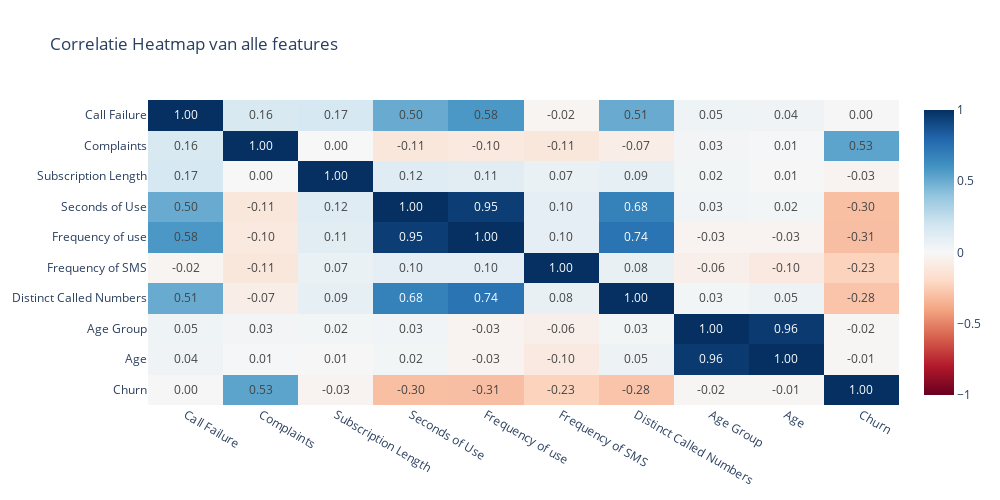
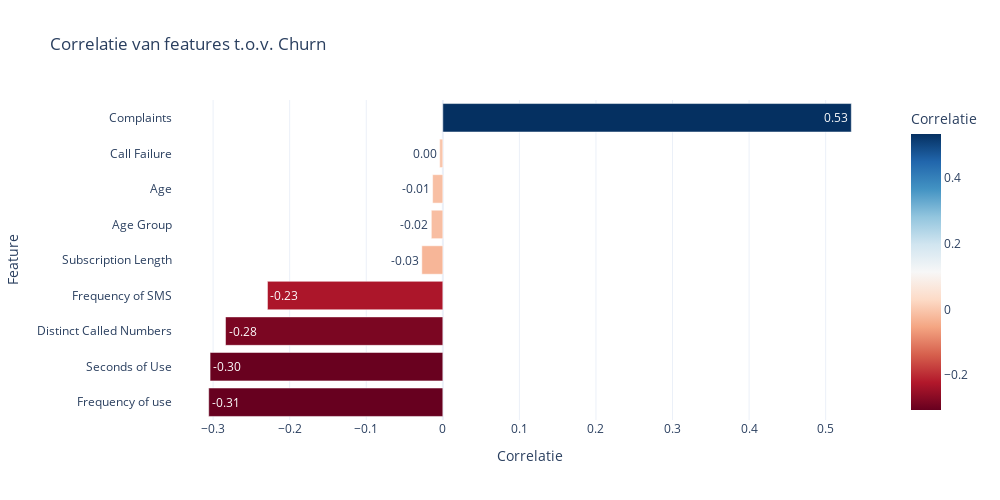

Notebook cell for these charts, in order:
### Markdown cell above
---
### Visualisaties

### Code cell
#Correlatiematrix en correlatie van de variabelen t.o.v. Churn

import plotly.express as px
import plotly.graph_objects as go

numeric_cols = df.select_dtypes(include='number').columns

# Volledige correlatiematrix
corr_matrix = df[numeric_cols].corr()

# Correlatie met Churn
churn_corr = corr_matrix['Churn'].drop('Churn').sort_values()

feature_desc = {
    "Call Failure": "Aantal mislukte belpogingen",
    "Complaints": "Heeft klant een klacht ingediend? (0=nee, 1=ja)",
    "Subscription Length": "Aantal maanden dat klant een abonnement heeft",
    "Seconds of Use": "Totale beltijd in seconden",
    "Frequency of use": "Totaal aantal telefoongesprekken",
    "Frequency of SMS": "Totaal aantal verstuurde SMS",
    "Distinct called numbers": "Aantal unieke telefoonnummers waarnaar gebeld is",
    "Age Group": "Leeftijdsgroep (1=jong, 5=oud)",
    "Age": "Leeftijd in jaren",
}

hover_texts = [feature_desc.get(f, "Geen beschrijving") for f in churn_corr.index]

# --- Heatmap van volledige correlatiematrix ---
fig_heatmap = px.imshow(
    corr_matrix,
    color_continuous_scale='RdBu',
    zmin=-1,
    zmax=1,
    text_auto='.2f',
    title='Correlatie Heatmap van alle features',
    aspect='auto'
)
fig_heatmap.update_layout(
    template='plotly_white',
    width=1000,
    height=500,
)

fig_heatmap.show()

# --- Horizontale bar chart voor Churn correlatie ---
fig_bar = px.bar(
    x=churn_corr.values,
    y=churn_corr.index,
    orientation='h',
    color=churn_corr.values,
    color_continuous_scale='RdBu',
    title='Correlatie van features t.o.v. Churn'
)

fig_bar.update_traces(
    texttemplate='%{x:.2f}',
    textposition='auto',
    customdata=hover_texts,
    hovertemplate="%{y}: %{customdata}<br>Correlatie: %{x}"
)

fig_bar.update_layout(
    xaxis_title='Correlatie',
    yaxis_title='Feature',
    template='plotly_white',
    coloraxis_colorbar=dict(title='Correlatie'),
    width=1000,
    height=500,
)

fig_bar.show()

### Figure 1 — Plotly figure (JSON) as saved in the notebook; plotly's stock layout.template omitted (floating-point values rounded to 4 significant figures)
{"data": [{"coloraxis": "coloraxis", "hovertemplate": "x: %{x}<br>y: %{y}<br>color: %{z}<extra></extra>", "name": "0", "texttemplate": "%{z:.2f}", "type": "heatmap", "x": ["Call Failure", "Complaints", "Subscription Length", "Seconds of Use", "Frequency of use", "Frequency of SMS", "Distinct Called Numbers", "Age Group", "Age", "Churn"], "xaxis": "x", "y": ["Call Failure", "Complaints", "Subscription Length", "Seconds of Use", "Frequency of use", "Frequency of SMS", "Distinct Called Numbers", "Age Group", "Age", "Churn"], "yaxis": "y", "z": [[1.0, 0.1579, 0.1718, 0.5039, 0.5789, -0.02489, 0.5071, 0.04715, 0.03951, -0.004143], [0.1579, 1.0, 0.0003723, -0.1128, -0.09906, -0.1122, -0.06749, 0.02797, 0.01362, 0.5335], [0.1718, 0.0003723, 1.0, 0.124, 0.1085, 0.06893, 0.09076, 0.02464, 0.006683, -0.02744], [0.5039, -0.1128, 0.124, 1.0, 0.9468, 0.09745, 0.6799, 0.03037, 0.02451, -0.304], [0.5789, -0.09906, 0.1085, 0.9468, 1.0, 0.09756, 0.7386, -0.02602, -0.02645, -0.3058], [-0.02489, -0.1122, 0.06893, 0.09745, 0.09756, 1.0, 0.07648, -0.0561, -0.0978, -0.229], [0.5071, -0.06749, 0.09076, 0.6799, 0.7386, 0.07648, 1.0, 0.02522, 0.05219, -0.2838], [0.04715, 0.02797, 0.02464, 0.03037, -0.02602, -0.0561, 0.02522, 1.0, 0.9613, -0.01503], [0.03951, 0.01362, 0.006683, 0.02451, -0.02645, -0.0978, 0.05219, 0.9613, 1.0, -0.01334], [-0.004143, 0.5335, -0.02744, -0.304, -0.3058, -0.229, -0.2838, -0.01503, -0.01334, 1.0]]}], "layout": {"coloraxis": {"cmax": 1, "cmin": -1, "colorscale": [[0, "rgb(103,0,31)"], [0.1, "rgb(178,24,43)"], [0.2, "rgb(214,96,77)"], [0.3, "rgb(244,165,130)"], [0.4, "rgb(253,219,199)"], [0.5, "rgb(247,247,247)"], [0.6, "rgb(209,229,240)"], [0.7, "rgb(146,197,222)"], [0.8, "rgb(67,147,195)"], [0.9, "rgb(33,102,172)"], [1, "rgb(5,48,97)"]]}, "height": 500, "title": {"text": "Correlatie Heatmap van alle features"}, "width": 1000, "xaxis": {"anchor": "y", "domain": [0, 1]}, "yaxis": {"anchor": "x", "autorange": "reversed", "domain": [0, 1]}}}

### Figure 2 — Plotly figure (JSON) as saved in the notebook; plotly's stock layout.template omitted (floating-point values rounded to 4 significant figures)
{"data": [{"customdata": ["Totaal aantal telefoongesprekken", "Totale beltijd in seconden", "Geen beschrijving", "Totaal aantal verstuurde SMS", "Aantal maanden dat klant een abonnement heeft", "Leeftijdsgroep (1=jong, 5=oud)", "Leeftijd in jaren", "Aantal mislukte belpogingen", "Heeft klant een klacht ingediend? (0=nee, 1=ja)"], "hovertemplate": "%{y}: %{customdata}<br>Correlatie: %{x}", "legendgroup": "", "marker": {"color": [-0.3058, -0.304, -0.2838, -0.229, -0.02744, -0.01503, -0.01334, -0.004143, 0.5335], "coloraxis": "coloraxis", "pattern": {"shape": ""}}, "name": "", "orientation": "h", "showlegend": false, "textposition": "auto", "texttemplate": "%{x:.2f}", "type": "bar", "x": [-0.3058, -0.304, -0.2838, -0.229, -0.02744, -0.01503, -0.01334, -0.004143, 0.5335], "xaxis": "x", "y": ["Frequency of use", "Seconds of Use", "Distinct Called Numbers", "Frequency of SMS", "Subscription Length", "Age Group", "Age", "Call Failure", "Complaints"], "yaxis": "y"}], "layout": {"barmode": "relative", "coloraxis": {"colorbar": {"title": {"text": "Correlatie"}}, "colorscale": [[0, "rgb(103,0,31)"], [0.1, "rgb(178,24,43)"], [0.2, "rgb(214,96,77)"], [0.3, "rgb(244,165,130)"], [0.4, "rgb(253,219,199)"], [0.5, "rgb(247,247,247)"], [0.6, "rgb(209,229,240)"], [0.7, "rgb(146,197,222)"], [0.8, "rgb(67,147,195)"], [0.9, "rgb(33,102,172)"], [1, "rgb(5,48,97)"]]}, "height": 500, "legend": {"tracegroupgap": 0}, "title": {"text": "Correlatie van features t.o.v. Churn"}, "width": 1000, "xaxis": {"anchor": "y", "domain": [0, 1], "title": {"text": "Correlatie"}}, "yaxis": {"anchor": "x", "domain": [0, 1], "title": {"text": "Feature"}}}}
